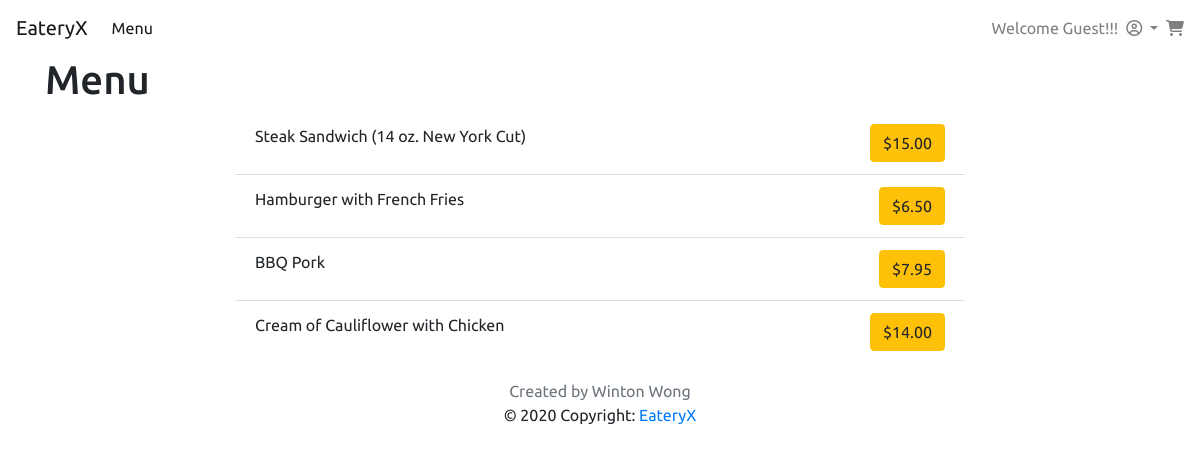
The app's page /menu/ with its own data.
### restaurants/models.py (models this page shows, shortened)
class Menu(models.Model):
    food_item_name = models.CharField(max_length=255)
    price = models.DecimalField(max_digits=6, decimal_places=2)

### restaurants/views.py (the view)
# urls.py: path('menu/', views.menu, name='menu'),
def menu(request):
    menu = Menu.objects.all()
    context = {'menu': menu,
               }
    return render(request, 'menu.html', context)

### restaurants/templates/menu.html (shortened to what this page needs)
{% extends './customer_base.html'%}
{% load static %}
{% block mainContent %}
<div class="container">
    <h1>Menu</h1>
    <div class="row d-flex justify-content-center">
        <div class="col-lg-8 col-md-10 col-sm-12 ">
            <ul class="list-group list-group-flush">
                {%for menu_item in menu%}
                {% include 'elements/menu_item.html' with value=menu_item%}
                {%endfor%}
            </ul>
        </div>
    </div>
</div>
{% endblock mainContent %}

### restaurants/templates/elements/menu_item.html (shortened to what this page needs)
<li class="list-group-item">
    <div class="float-left">{{menu_item.food_item_name}}</div>
    <div class="float-right">
        <div class="float-right">
            <button type="button" class="btn btn-warning" data-toggle="modal"
                data-target="#Modal{{menu_item.id}}">${{menu_item.price}}</button>
        </div>
    </div>
</li>

### restaurants/static/main/custom.css (style rules this page uses)
body { font-family: 'Ubuntu', sans-serif; }

### records on screen
Menu: food_item_name "Steak Sandwich (14 oz. New York Cut)", price "15.00"
Menu: food_item_name "Hamburger with French Fries", price "6.50"
Menu: food_item_name "BBQ Pork", price "7.95"
Menu: food_item_name "Cream of Cauliflower with Chicken", price "14.00"
